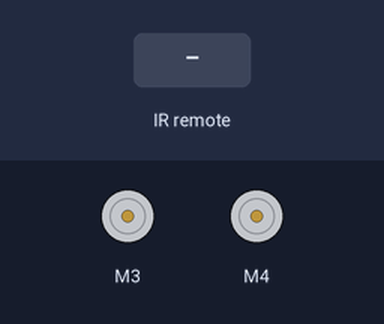
A sketch run on a simulated Arduino Uno, built with avr-gcc and run on an emulated ATmega328P. On the bench: 2 × DC motor (green arrow = forward, orange = backward, longer = faster). Inputs (shaded band) come from the test bench.

Above: at 1.2 s.
1.3 s: infrared code 0xFF629D received
At 1.7 s:
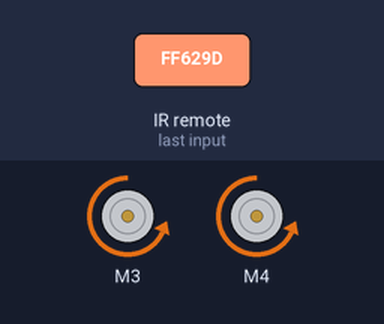
2.8 s: infrared code 0xFF22DD received
At 4.0 s:
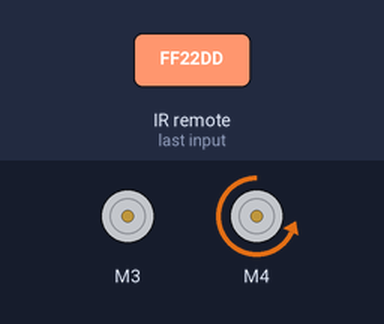
4.3 s: infrared code 0xFFC23D received
At 5.2 s:
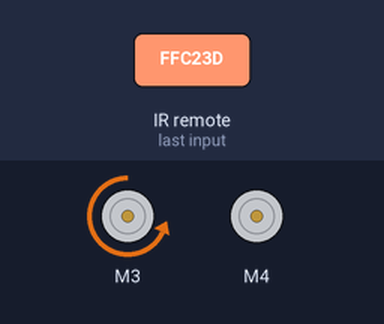
5.8 s: infrared code 0xFFA857 received
At 6.4 s:
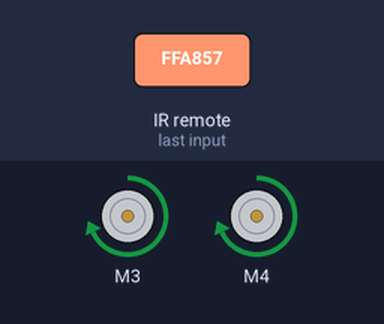
Timing chart, 0 to 8.3 s (numbered marks = the images above; inputs shaded):
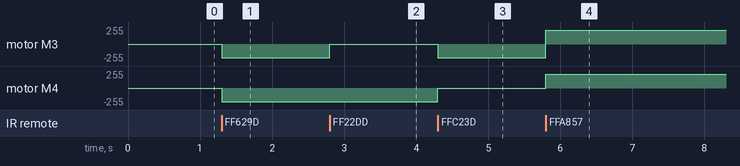

Measured:
- after the input at 1.3 s, motor M3, motor M4: stopped → backward 208/255 at once
- after the input at 2.8 s, motor M3: backward 208/255 → stopped at once
- after the input at 4.3 s, motor M3: stopped → backward 208/255 at once; motor M4: backward 208/255 → stopped at once
- after the input at 5.8 s, motor M3: backward 208/255 → forward 208/255 at once; motor M4: stopped → forward 208/255 at once

The sketch:

motor_sheild_test.ino
```cpp
#include <AFMotor.h>
#include "IRremote.h"

int receiver = A0;           // IR pin
IRrecv irrecv(receiver);     // create instance of 'irrecv'
decode_results results;      // create instance of 'decode_results'
AF_DCMotor motor3(3);        // Sets up motor 3
AF_DCMotor motor4(4);        // Sets up motor 4

// Global Variables
char input = '-';
int forwardNum = 0;
int backwardNum = 0;
int leftNum = 0;
int rightNum = 0;
void setup() {
  // Sets motor Speed
  int motorSpeed = 2000;
  motor3.setSpeed(motorSpeed);
  motor4.setSpeed(motorSpeed);
  Serial.begin(9600);  // Begins Serial
  irrecv.enableIRIn(); // Start the receiver
}

void translateIR()
{
  switch (results.value)
  {
    case 0xFF629D: forward(); break;
    case 0xFF22DD: right();  break;
    case 0xFFC23D: left(); break;
    case 0xFFA857: backward();   break;
    default:
      Serial.println(" other button : ");
      Serial.println(results.value);
  }
  delay(500);
}
/**
   Motor Functions
   forward backward left right and release
*/
void forward() {
  if (isEven(forwardNum)){
    motor3.run(BACKWARD);
    motor4.run(BACKWARD);
  }
  else {
    motor3.run(RELEASE);
    motor4.run(RELEASE);
  }
  forwardNum++;
}
void backward() {
  if (isEven(backwardNum)){
    motor3.run(FORWARD);
    motor4.run(FORWARD);
  }
  else {
    motor3.run(RELEASE);
    motor4.run(RELEASE);
  }
  backwardNum++;
}
void left() {
  motor3.run(RELEASE);
   motor4.run(RELEASE);
  if (isEven(leftNum)){
    motor3.run(BACKWARD);
  }
  else {
    motor3.run(RELEASE);
  }
  leftNum++;
}
void right() {
  motor3.run(RELEASE);
   motor4.run(RELEASE);
  if (isEven(rightNum)){
    motor4.run(BACKWARD);
  }
  else {
    motor4.run(RELEASE);
  }
  rightNum++;
}
void releaseMotor(){
  Serial.println("Release motors");
  motor3.run(RELEASE);
  motor4.run(RELEASE);
}
int isEven(int num)
{
  return !(num & 1);

}
void loop() {
  // Get ir input
  if (irrecv.decode(&results))
  {
    translateIR();
    irrecv.resume(); // receive the next value
  }
}
```
